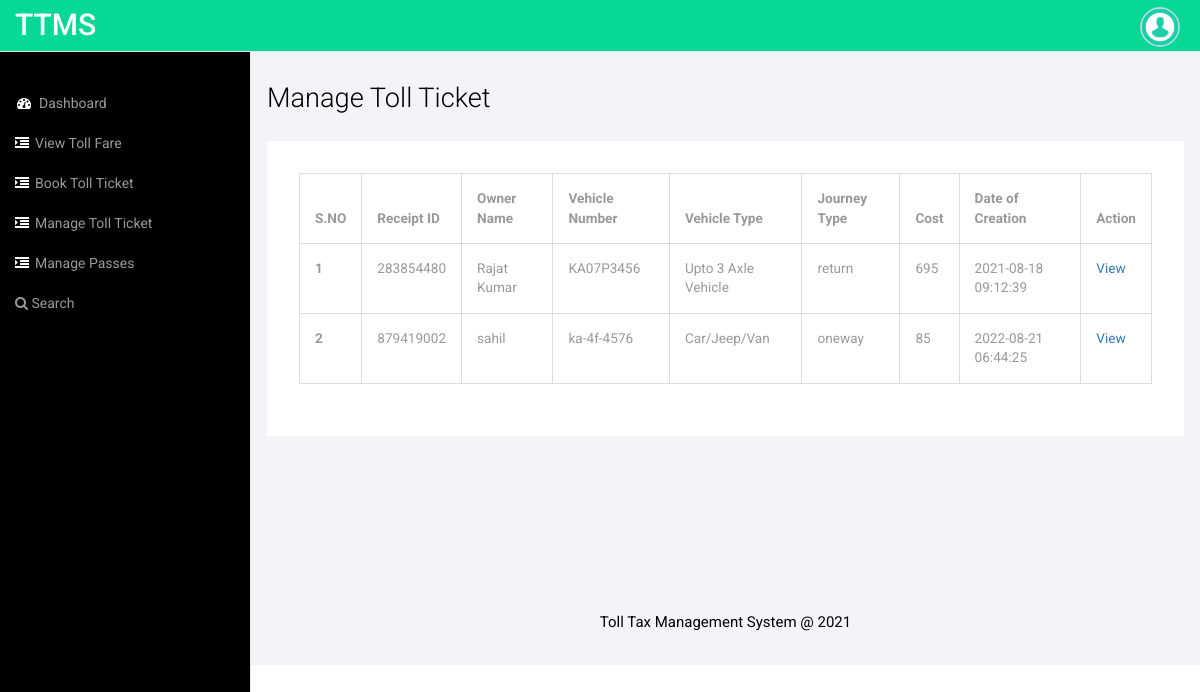
The app's page /TTMS-2021/staffs/manage-toll-ticket.php (signed in) with its own data.
### tables this page shows
CREATE TABLE `tblreceipt` (
  `ID` int(10) NOT NULL,
  `Staffid` int(10) DEFAULT NULL,
  `LaneNumber` varchar(120) NOT NULL,
  `Receiptid` varchar(50) DEFAULT NULL,
  `VehicleCat` varchar(120) DEFAULT NULL,
  `VehicleName` varchar(150) DEFAULT NULL,
  `OwnerName` varchar(120) DEFAULT NULL,
  `VehicleNumber` varchar(120) DEFAULT NULL,
  `EnterVehiclecity` varchar(120) DEFAULT NULL,
  `Trip` varchar(120) DEFAULT NULL,
  `Cost` varchar(120) DEFAULT NULL,
  `CreationDate` timestamp NULL DEFAULT current_timestamp()
);

### TTMS-2021/staffs/manage-toll-ticket.php (the view, shortened to what this page needs)
<?php
include('includes/dbconnection.php');
if (strlen($_SESSION['ttmssid']==0)) {
  header('location:logout.php');
  } else{
  ?>
<!DOCTYPE HTML>
<html>
<head>
<link href="css/bootstrap.min.css" rel='stylesheet' type='text/css' />
<link href="css/style.css" rel='stylesheet' type='text/css' />
<link href="css/font-awesome.css" rel="stylesheet">
</head>
<body>
<div id="wrapper">
     <?php include_once('includes/sidebar.php');?>
        <?php include_once('includes/header.php');?>
        <div id="page-wrapper">
        <div class="col-md-12 graphs">
	   <div class="xs">
  	 <h3>Manage Toll Ticket</h3>
	<div class="bs-example4" data-example-id="simple-responsive-table">
    <div class="table-responsive">
      <table class="table table-bordered">
        <thead>
          <tr>
            <th>S.NO</th>
            <th>Receipt ID</th>
            <th>Owner Name</th>
            <th>Vehicle Number</th>
			<th>Vehicle Type</th>
			<th>Journey Type</th>
			<th>Cost</th>
            <th>Date of Creation</th>
            <th>Action</th>
            </tr>
        </thead>
        <tbody>
           <?php
           $sid=$_SESSION['ttmssid'];
$ret=mysqli_query($con,"select *from  tblreceipt where Staffid='$sid'");
$cnt=1;
while ($row=mysqli_fetch_array($ret)) {
?>
          <tr>
            <th scope="row"><?php echo $cnt;?></th>
                <td><?php  echo $row['Receiptid'];?></td>
                <td><?php  echo $row['OwnerName'];?></td>
                <td><?php  echo $row['VehicleNumber'];?></td>
				<td><?php  echo $row['VehicleCat'];?></td>
				<td><?php  echo $row['LaneNumber'];?></td>
				<td><?php  echo $row['Cost'];?></td>
                <td><?php  echo $row['CreationDate'];?></td>
                  <td><a href="view-receipt.php?viewid=<?php echo $row['ID'];?>">View</a></td>
                </tr>
                <?php
$cnt=$cnt+1;
}?>
        </tbody>
      </table>
    </div>
  </div>
  </div>
  <?php include_once('includes/footer.php');?>
   </div>
      </div>
   </div>
<link href="css/custom.css" rel="stylesheet">
</body>
</html>
<?php }  ?>

### TTMS-2021/staffs/css/style.css (style rules this page uses)
h4, h5, h6, h1, h2, h3 { margin-top: 0; }
html, body { font-family: 'Roboto', sans-serif; font-size: 100%; background:#000; overflow-x: hidden; }
body a { transition:0.5s all; -webkit-transition:0.5s all; -moz-transition:0.5s all; -o-transition:0.5s all; -ms-transition:0.5s all; }
.graphs { padding: 2em 1em; background: #f2f4f8; font-family: 'Roboto', sans-serif; }
.bs-example4 { background: #fff; padding: 2em; }
.xs h3, .widget_head { color:#000; font-size:1.7em; font-weight:300; margin-bottom: 1em; }
.table > thead > tr > th, .table > tbody > tr > th, .table > tfoot > tr > th, .table > thead > tr > td, .table > tbody > tr > td, .table > tfoot > tr > td { border-top: none !important; }
.table > thead > tr > th, .table > tbody > tr > th, .table > tfoot > tr > th, .table > thead > tr > td, .table > tbody > tr > td, .table > tfoot > tr > td { font-size: 0.85em; color: #999; }
.table td, .table>tbody>tr>td, .table>tbody>tr>th, .table>tfoot>tr>td, .table>tfoot>tr>th, .table>thead>tr>td, .table>thead>tr>th { padding:15px !important; }
.table > thead > tr > th { border-bottom: 1px solid #ddd !important; }

### TTMS-2021/staffs/css/custom.css (style rules this page uses)
#wrapper { width: 100%; }
#page-wrapper { min-height: 568px; background-color: #fff; }
@media (min-width:768px) { #page-wrapper { position: inherit; margin: 0 0 0 250px; border-left: 1px solid #e7e7e7; } }

### records on screen
tblreceipt: Receiptid "283854480", OwnerName "Rajat Kumar", VehicleNumber "KA07P3456", VehicleCat "Upto 3 Axle Vehicle", LaneNumber "return", Cost "695", CreationDate "2021-08-18 09:12:39"
tblreceipt: Receiptid "879419002", OwnerName "sahil", VehicleNumber "ka-4f-4576", VehicleCat "Car/Jeep/Van", LaneNumber "oneway", Cost "85", CreationDate "2022-08-21 06:44:25"
